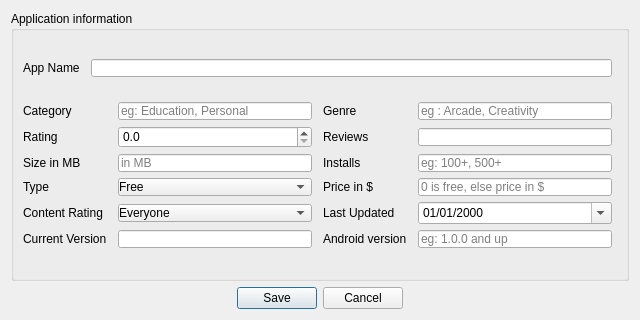
<?xml version="1.0" encoding="UTF-8"?>
<ui version="4.0">
 <class>Dialog</class>
 <widget class="QDialog" name="Dialog">
  <property name="geometry">
   <rect>
    <x>0</x>
    <y>0</y>
    <width>640</width>
    <height>320</height>
   </rect>
  </property>
  <property name="windowTitle">
   <string>Insert Document</string>
  </property>
  <property name="windowIcon">
   <iconset>
    <normaloff>../resources/icon.png</normaloff>../resources/icon.png</iconset>
  </property>
  <property name="modal">
   <bool>true</bool>
  </property>
  <layout class="QGridLayout" name="gridLayout_2">
   <item row="1" column="0">
    <widget class="QDialogButtonBox" name="buttonBox">
     <property name="orientation">
      <enum>Qt::Horizontal</enum>
     </property>
     <property name="standardButtons">
      <set>QDialogButtonBox::Cancel|QDialogButtonBox::Save</set>
     </property>
     <property name="centerButtons">
      <bool>true</bool>
     </property>
    </widget>
   </item>
   <item row="0" column="0">
    <layout class="QGridLayout" name="gridLayout">
     <item row="0" column="1">
      <widget class="QGroupBox" name="groupBox">
       <property name="title">
        <string>Application information</string>
       </property>
       <layout class="QVBoxLayout" name="verticalLayout" stretch="0,1">
        <item>
         <layout class="QHBoxLayout" name="horizontalLayout_2">
          <item>
           <widget class="QLabel" name="label">
            <property name="text">
             <string>App Name</string>
            </property>
           </widget>
          </item>
          <item>
           <widget class="QLineEdit" name="app">
            <property name="toolTip">
             <string>Enter app name</string>
            </property>
            <property name="styleSheet">
             <string notr="true">margin : 0 5 px;</string>
            </property>
            <property name="clearButtonEnabled">
             <bool>true</bool>
            </property>
           </widget>
          </item>
         </layout>
        </item>
        <item>
         <layout class="QGridLayout" name="gridLayout_3">
          <item row="3" column="0">
           <widget class="QLabel" name="label_7">
            <property name="text">
             <string>Type</string>
            </property>
           </widget>
          </item>
          <item row="2" column="1">
           <widget class="QLineEdit" name="size">
            <property name="toolTip">
             <string>Enter app size in MB</string>
            </property>
            <property name="styleSheet">
             <string notr="true">margin : 0 5 px;</string>
            </property>
            <property name="placeholderText">
             <string>in MB</string>
            </property>
            <property name="clearButtonEnabled">
             <bool>true</bool>
            </property>
           </widget>
          </item>
          <item row="0" column="2">
           <widget class="QLabel" name="label_10">
            <property name="text">
             <string>Genre</string>
            </property>
           </widget>
          </item>
          <item row="5" column="1">
           <widget class="QLineEdit" name="current_version">
            <property name="toolTip">
             <string>Enter current version of app</string>
            </property>
            <property name="styleSheet">
             <string notr="true">margin : 0 5 px;</string>
            </property>
           </widget>
          </item>
          <item row="4" column="0">
           <widget class="QLabel" name="label_9">
            <property name="text">
             <string>Content Rating</string>
            </property>
           </widget>
          </item>
          <item row="1" column="0">
           <widget class="QLabel" name="label_3">
            <property name="text">
             <string>Rating</string>
            </property>
           </widget>
          </item>
          <item row="3" column="1">
           <widget class="QComboBox" name="type">
            <property name="toolTip">
             <string>Enter type of app</string>
            </property>
            <property name="styleSheet">
             <string notr="true">margin : 0 5 px;</string>
            </property>
            <item>
             <property name="text">
              <string>Free</string>
             </property>
            </item>
            <item>
             <property name="text">
              <string>Paid</string>
             </property>
            </item>
           </widget>
          </item>
          <item row="5" column="0">
           <widget class="QLabel" name="label_12">
            <property name="text">
             <string>Current Version</string>
            </property>
           </widget>
          </item>
          <item row="3" column="3">
           <widget class="QLineEdit" name="price">
            <property name="toolTip">
             <string>Enter price of app in $</string>
            </property>
            <property name="styleSheet">
             <string notr="true">margin : 0 5 px;</string>
            </property>
            <property name="placeholderText">
             <string>0 is free, else price in $</string>
            </property>
           </widget>
          </item>
          <item row="0" column="0">
           <widget class="QLabel" name="label_2">
            <property name="text">
             <string>Category</string>
            </property>
           </widget>
          </item>
          <item row="3" column="2">
           <widget class="QLabel" name="label_8">
            <property name="text">
             <string>Price in $</string>
            </property>
           </widget>
          </item>
          <item row="1" column="3">
           <widget class="QLineEdit" name="reviews">
            <property name="toolTip">
             <string>Enter number of reviews</string>
            </property>
            <property name="styleSheet">
             <string notr="true">margin : 0 5 px;</string>
            </property>
            <property name="text">
             <string/>
            </property>
            <property name="clearButtonEnabled">
             <bool>true</bool>
            </property>
           </widget>
          </item>
          <item row="4" column="2">
           <widget class="QLabel" name="label_11">
            <property name="text">
             <string>Last Updated</string>
            </property>
           </widget>
          </item>
          <item row="1" column="1">
           <widget class="QDoubleSpinBox" name="rating">
            <property name="toolTip">
             <string>Enter app rating</string>
            </property>
            <property name="styleSheet">
             <string notr="true">margin : 0 5 px;</string>
            </property>
            <property name="decimals">
             <number>1</number>
            </property>
            <property name="maximum">
             <double>5.000000000000000</double>
            </property>
            <property name="singleStep">
             <double>0.100000000000000</double>
            </property>
           </widget>
          </item>
          <item row="1" column="2">
           <widget class="QLabel" name="label_4">
            <property name="text">
             <string>Reviews</string>
            </property>
           </widget>
          </item>
          <item row="0" column="3">
           <widget class="QLineEdit" name="genres">
            <property name="toolTip">
             <string>Enter app genre</string>
            </property>
            <property name="styleSheet">
             <string notr="true">margin : 0 5 px;</string>
            </property>
            <property name="placeholderText">
             <string>eg : Arcade, Creativity</string>
            </property>
            <property name="clearButtonEnabled">
             <bool>true</bool>
            </property>
           </widget>
          </item>
          <item row="2" column="2">
           <widget class="QLabel" name="label_6">
            <property name="text">
             <string>Installs</string>
            </property>
           </widget>
          </item>
          <item row="5" column="2">
           <widget class="QLabel" name="label_13">
            <property name="text">
             <string>Android version</string>
            </property>
           </widget>
          </item>
          <item row="0" column="1">
           <widget class="QLineEdit" name="category">
            <property name="toolTip">
             <string>Enter category</string>
            </property>
            <property name="styleSheet">
             <string notr="true">margin : 0 5 px;</string>
            </property>
            <property name="placeholderText">
             <string>eg: Education, Personal</string>
            </property>
            <property name="clearButtonEnabled">
             <bool>true</bool>
            </property>
           </widget>
          </item>
          <item row="2" column="3">
           <widget class="QLineEdit" name="installs">
            <property name="toolTip">
             <string>Enter number of installs</string>
            </property>
            <property name="styleSheet">
             <string notr="true">margin : 0 5 px;</string>
            </property>
            <property name="placeholderText">
             <string>eg: 100+, 500+</string>
            </property>
            <property name="clearButtonEnabled">
             <bool>true</bool>
            </property>
           </widget>
          </item>
          <item row="4" column="3">
           <widget class="QDateEdit" name="last_updated">
            <property name="toolTip">
             <string>Enter last update date</string>
            </property>
            <property name="styleSheet">
             <string notr="true">margin : 0 5 px;</string>
            </property>
            <property name="currentSection">
             <enum>QDateTimeEdit::DaySection</enum>
            </property>
            <property name="displayFormat">
             <string>dd/MM/yyyy</string>
            </property>
            <property name="calendarPopup">
             <bool>true</bool>
            </property>
           </widget>
          </item>
          <item row="5" column="3">
           <widget class="QLineEdit" name="android_version">
            <property name="toolTip">
             <string>Enter minimum android version required</string>
            </property>
            <property name="styleSheet">
             <string notr="true">margin : 0 5 px;</string>
            </property>
            <property name="placeholderText">
             <string>eg: 1.0.0 and up</string>
            </property>
           </widget>
          </item>
          <item row="2" column="0">
           <widget class="QLabel" name="label_5">
            <property name="text">
             <string>Size in MB</string>
            </property>
           </widget>
          </item>
          <item row="4" column="1">
           <widget class="QComboBox" name="content_rating">
            <property name="toolTip">
             <string>Enter content rating of app</string>
            </property>
            <property name="styleSheet">
             <string notr="true">margin : 0 5 px;</string>
            </property>
            <item>
             <property name="text">
              <string>Everyone</string>
             </property>
            </item>
            <item>
             <property name="text">
              <string>Teen</string>
             </property>
            </item>
            <item>
             <property name="text">
              <string>Mature 17+</string>
             </property>
            </item>
            <item>
             <property name="text">
              <string>Adult 18+</string>
             </property>
            </item>
           </widget>
          </item>
         </layout>
        </item>
       </layout>
      </widget>
     </item>
    </layout>
   </item>
  </layout>
 </widget>
 <resources/>
 <connections>
  <connection>
   <sender>buttonBox</sender>
   <signal>accepted()</signal>
   <receiver>Dialog</receiver>
   <slot>accept()</slot>
   <hints>
    <hint type="sourcelabel">
     <x>248</x>
     <y>254</y>
    </hint>
    <hint type="destinationlabel">
     <x>157</x>
     <y>274</y>
    </hint>
   </hints>
  </connection>
  <connection>
   <sender>buttonBox</sender>
   <signal>rejected()</signal>
   <receiver>Dialog</receiver>
   <slot>reject()</slot>
   <hints>
    <hint type="sourcelabel">
     <x>316</x>
     <y>260</y>
    </hint>
    <hint type="destinationlabel">
     <x>286</x>
     <y>274</y>
    </hint>
   </hints>
  </connection>
 </connections>
</ui>
